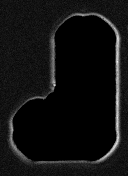
#> input picture images/IRISmarker_maxmin_v5.tif, 128 x 176 px; the run also reads 1 picture not shown here
$ python virago.py   (older library calls are emulated)
#> lines starting #> are read from the running program, lines starting #| are printed output that depends on the picture
### images/logo.py
def print_logo():
    print("""
                                  ,====~:,
                                ~++=~~~++~,`
                               ~~~:=~I7I+.,..,`
                                ~,.=+=I?=.:.....
                                ~,.==+?+~,:.........`
                            .=.=.,.II+II~,,,==?...... .``
                            +:,......?+=?======~~~...:  .
                          ,~.~...:,.~++===!??????=:~ ..`
                         =,:,,.:,.,,,=+==!?????????=~~
                        ~::,::::II:,,?==+!???????????=~
                      ~:,,~:~:.I+++,,+++!?????????????=~
                      ==~:~,...+++II~+++!??????????????=~
                      ::::.......III?+++!???????????????=~
                    :~::.........7I??+++!???,,,,,?????,,,,~
                   ::::,........IIII=+++!????,,,????????,,=
                 =::,,:.......::~~:::+++!????,,,????????,,!=
                ::,..........,:,~::::?+++!????,,,??????,,?!=
               :,:.........:=::,:,::::+++!?????,,,????,,?!=+
              I:,........::::::::::::,?+++!?????,,,!!,,,?!=~
              ::.,::.....,::++::::::,:,+++!??????,,,;,,??!==
             :::    ::..:::.=~:,:++==++:+++!??????,,,,???!==
            :::      ..~:.:=~.III++=+:~??+++!??????,,???!==
           ::         ~:,~=::.I7II++.II7I=?+++!???::::?!~==
         I:          :::+~.:::.I7I++..I77I+?+++!??????!++=
        `            ===:......,IIII:..IIIII?++++!??!+++=
                    I+:::::.....IIII+.::IIII   =+++!++=
                  ~+~   :::......IIII::,IIIIII    ~~~
                 ~~~          ?...iiii,:  IIIII
               ??=            ..::++II     +I+II
             +=+               ::,IIII      III7I
            ==+                   +IIII      I+?~+
          +=~+                    ~??+=      7++?+=
        +~++                      ?+?+~       =+??+?
       =+=                        I??=~.       =+??+
      ~+                          ?I+=~.        +??+=
     +                            II+=~          +??+
    `                             IZZZ=           +??+=
                                 ??++=           ?=++++
                                 ==++:           =+??+=
                               7?++ +,            ~====
                            -~++++  ?              ?+++
                                                   +???
                                                    ~=
                                                     `
    VIRAGO Interferometric Resonance Analysis of Globular Objects
    Copyright 2017-2018 Developer Auxilliary Systems, Ltd.
    """)

### virago.py
#!/usr/bin/env python3
from __future__ import division
from future.builtins import input
from datetime import datetime
import pandas as pd
import numpy as np
import matplotlib.pyplot as plt
import seaborn as sns
from skimage import io as skio
from scipy import ndimage as ndi
import glob, os, math
from modules import vpipes, vimage, vquant, vgraph
from modules import filoquant as filo
from images import logo

pd.set_option('display.width', 1000)
pd.options.display.max_rows = 999
logo.print_logo()
version = '1.0.1'
print("VERSION {}".format(version))
#*********************************************************************************************#
#
#    CODE BEGINS HERE
#
#*********************************************************************************************#
IRISmarker_liq = skio.imread('images/IRISmarker_maxmin_v5.tif')
#> IRISmarker_liq is the input picture: shape (176, 128); min 0, max 243, mean 16.9
IRISmarker_exo = skio.imread('images/IRISmarker_maxmin_v4.tif')
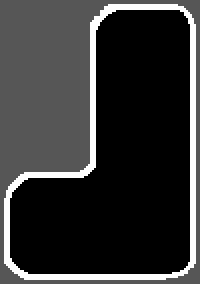
#> IRISmarker_exo: shape (142, 100) uint16 (shown 2 times larger); min 0, max 255, mean 52.2
finish_anal = 'no'
pgm_list, zip_list = [],[]
marker_dict = {}
while (pgm_list == []) and (zip_list == []): ##Keep repeating until pgm files are found
    iris_path = input("\nPlease type in the path to the folder that contains the IRIS data:\n")
    if iris_path == 'test':
        iris_path = '/Volumes/KatahdinHD/ResilioSync/DATA/IRIS/tCHIP_results/tCHIP004_EBOVmay@1E6'
    else:
        iris_path = iris_path.strip('"')##Point to the correct directory
    os.chdir(iris_path)
#> (this line was passed over: future is not available in this run)
#> (the run stopped early here; a loop or call above may not have finished)
